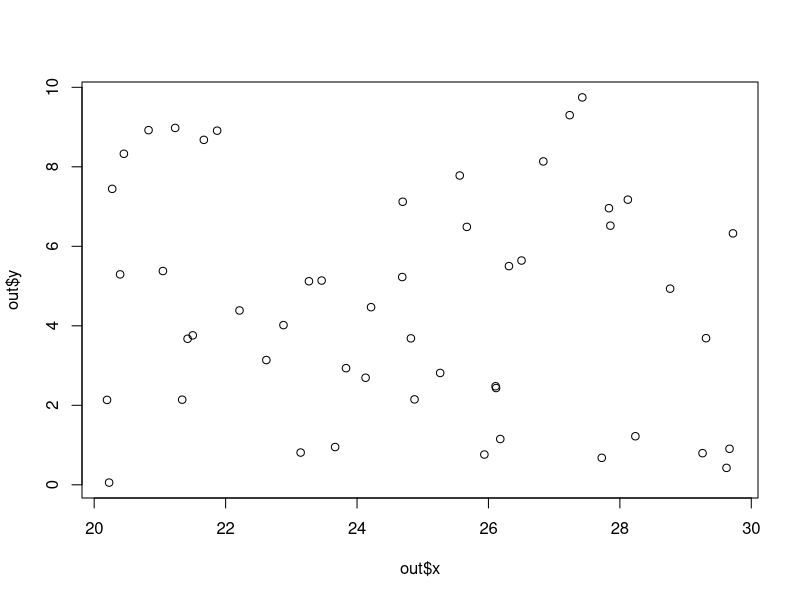
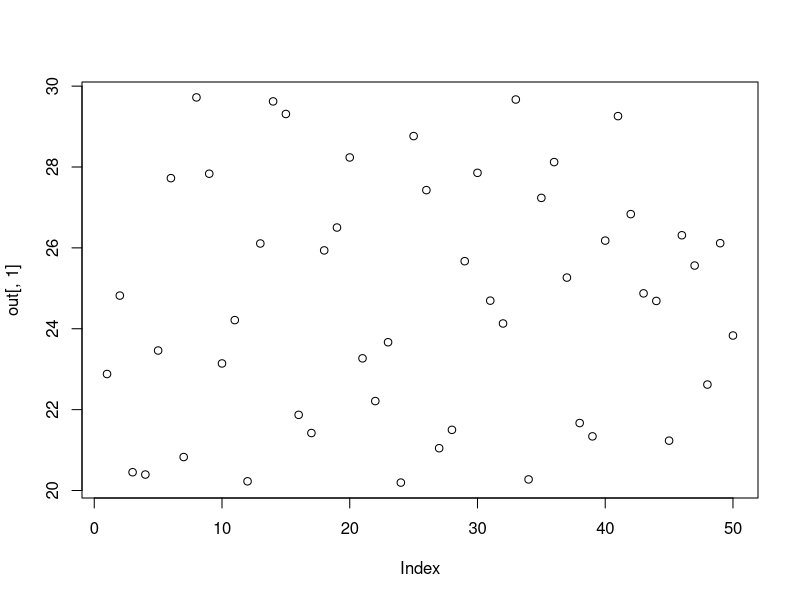

Source code (R) for these figures, in order:
## ---- chunk 1
2+4+7 # Sum
4-5   # Subtraction
2*3   # Multiplication
1/2   # Division

# Order of operation
1/2*3+4-5
1/2*(3+4-5)
1/(2*(3+4-5))
1/(2*3+4-5) 
# Notice how output changes with the placement of operators

# Other operators:
2^3
log(10)
sqrt(4)
pi

# Clear the Environment
rm(list=ls()) # rm is for remove,ls is short for list. The empty parenthesis i.e. () signifies all content. 
## ---- chunk 2
# The "is equal to" or "assignment operator in R is "<-" or "=" 

# Generate sample data. Remember "c" comes from for "concatenate". 
data<-c(1,4,2,3,9)    # Try data = c(1,4,2,3,9). Is there any difference in data in both cases?

# rbind combines data by rows, and hence "r"bind
# cbind combines data by columns, and hence "c"bind

# Checking the properties of a dataset. Note: the na.rm argument ignores NA values in the dataset.
data=rbind(1,4,2,3,9) 
dim(data)           # [5,1]: 5 rows, 1 column
data[2,1]           # Show the value in row 2, column 1
data[c(2:5),1]      # Show a range of values in column 1
mean(data, na.rm=T) # Mean
max(data)           # Maximum
min(data)           # Minimum
sd(data)            # Standard deviation
var(data)           # Variance

summary(data) 
str(data)        # Prints structure of data
head(data)       # Returns the 1st 6 items in the object
head(data, 2)    # Print first 2
tail(data, 2)    # Print last 2

# Do the same, but with "c()" instead of "rbind"
data=c(1,4,2,3,9) 
dim(data)        # Note: dim is NULL
length(data)     # Length of a dataset is the number of variables (columns)

data[2]          # This should give you 4 

# Other operators work in the same way
mean(data)       # Mean
max(data)        # Maximum
min(data)        # Minimum
sd(data)         # Standard deviation
var(data)        # Variance

# Text data
data=c("LSU","SPESS","AgCenter","Tigers") 
data             # View
data[1]

# Mixed data
data=c(1,"LSU",10,"AgCenter") # All data is treated as text if one value is text
data[3]                       # Note how output is in quotes i.e. "10"

## ---- chunk 3
# Lets make a random matrix
test_mat = matrix( c(2, 4, 3, 1, 5, 7), # The data elements 
  nrow=2,         # Number of rows 
  ncol=3,         # Number of columns 
  byrow = TRUE)   # Fill matrix by rows 

test_mat = matrix( c(2, 4, 3, 1, 5, 7),nrow=2,ncol=3,byrow = TRUE) # Same result 
test_mat


test_mat[,2]      # Display all rows, and second column
test_mat[2,]      # Display second row, all columns

# Types of datasets
out = as.matrix(test_mat)
out               # This is a matrix
out = as.array(test_mat)
out               # This is also a matrix
out = as.vector(test_mat)
out               # This is just a vector

# Data frame and list
data1=runif(50,20,30) # Create 50 random numbers between 20 and 30  
data2=runif(50,0,10)  # Create 50 random numbers between 0 and 10  

# Lists
out = list()        # Create and empty list
out[[1]] = data1    # Notice the brackets "[[ ]]" instead of "[ ]"
out[[2]] = data2
out[[1]]          # Contains data1 at this location

# Data frame
out=data.frame(x=data1, y=data2)

# Let's see how it looks!
plot(out$x, out$y)
plot(out[,1])
